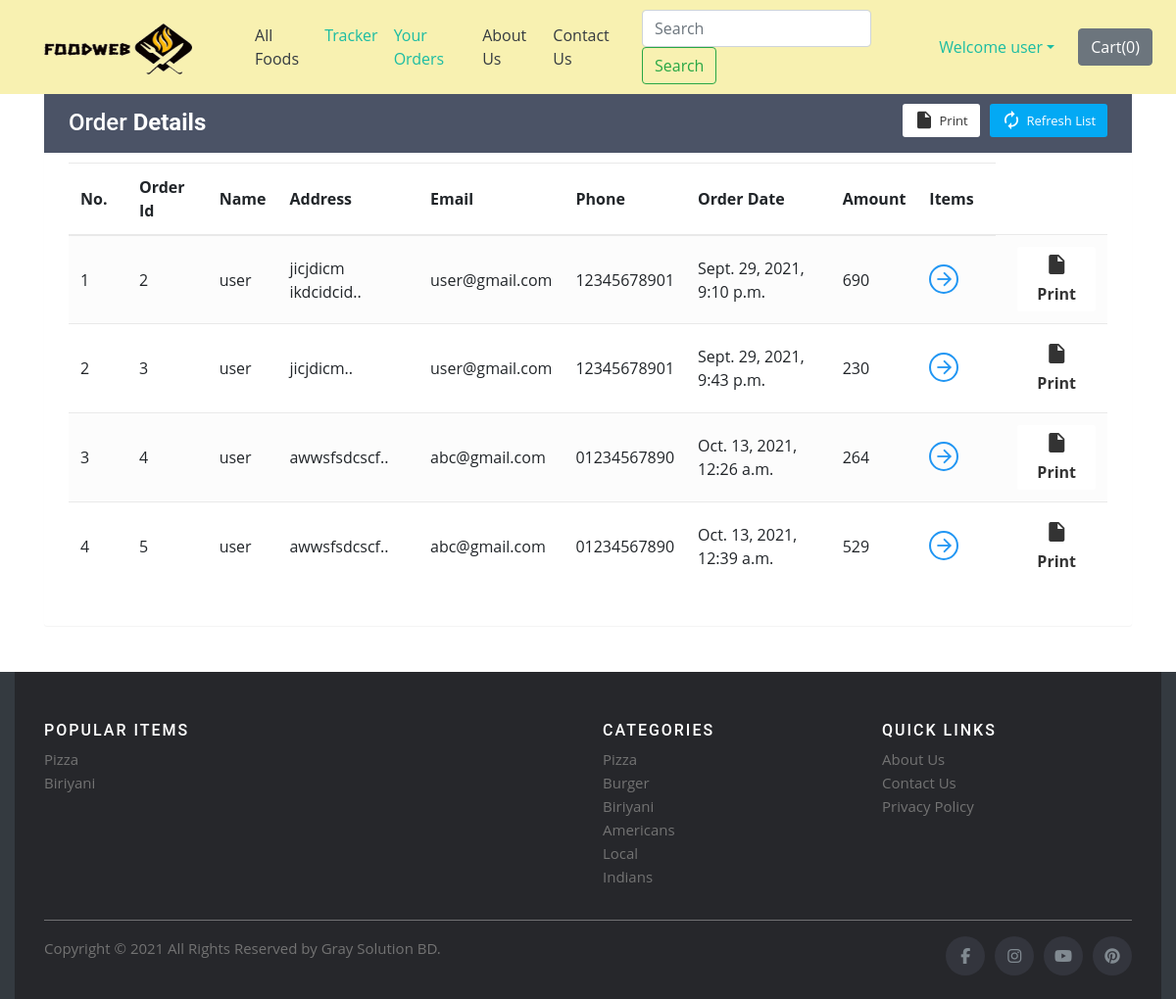
Screenshot of /shop/orderView/ (signed in) with the database file from the repository.
### shop/models.py (models this page shows)
class Orders(models.Model):
    order_id = models.AutoField(primary_key=True)
    items_json = models.CharField(max_length=5000)
    userId = models.IntegerField(default=0)
    amount = models.IntegerField(default=0)
    name = models.CharField(max_length=90)
    email = models.CharField(max_length=111)
    address = models.CharField(max_length=111)
    phone = models.CharField(max_length=111, default="")
    timestamp = models.DateTimeField(default=timezone.now)

### shop/views.py (the view)
# urls.py: path('orderView/', views.orderView, name="orderView"),
def orderView(request):
    if request.user.is_authenticated:
        current_user = request.user
        orderHistory = Orders.objects.filter(userId=current_user.id)
        if len(orderHistory) == 0:
            messages.info(request, "You have not ordered.")
            return render(request, 'shop/orderView.html')
        return render(request, 'shop/orderView.html', {'orderHistory': orderHistory})
    return render(request, 'shop/orderView.html')

### shop/templates/shop/orderView.html (shortened to what this page needs)
{% extends 'shop/basic.html' %}
{% block body %}
    {% if user.is_authenticated %}
    <div class="container" id="cont">
        <div class="table-wrapper">
            <div class="table-title">
                <div class="row">
                    <div class="col-sm-4">
                        <h2>Order <b>Details</b></h2>
                    </div>
                    <div class="col-sm-8">
                        <a href="" class="btn btn-primary"><i class="material-icons">&#xE863;</i> <span>Refresh List</span></a>
                        <a href="#" onclick="window.print()" class="btn btn-info"><i class="material-icons">&#xE24D;</i> <span>Print</span></a>
                    </div>
                </div>
            </div>
            <table class="table table-striped table-hover">
                <thead>
                    <tr>
                        <th>No.</th>
                        <th>Order Id</th>
                        <th>Name</th>
                        <th>Address</th>
                        <th>Email</th>
                        <th>Phone</th>
                        <th>Order Date</th>
                        <th>Amount</th>
                        <th>Items</th>
                    </tr>
                </thead>
                <tbody>
                    {% for i in orderHistory %}
                    <tr>
                        <td class="count"></td>
                        <td>{{i.order_id}}</td>
                        <td>{{i.name}}</td>
                        <td data-toggle="tooltip" title="{{i.address}}">{{i.address|slice:"0:25"}}..</td>
                        <td>{{i.email}}</td>
                        <td>{{i.phone}}</td>
                        <td>{{i.timestamp}}</td>
                        <td>{{i.amount}}</td>
                        <td><a href="#" id="click{{i.order_id}}" class="view" title="View Details"><i class="material-icons">&#xE5C8;</i></a></td>
                        <td><a href="#" onclick="window.print()" class="btn btn-info"><i class="material-icons">&#xE24D;</i> <span>Print</span></a></td>
                    </tr>
                    {% endfor %}
                </tbody>
            </table>
        </div>
    </div>
    {% else %}
        <div id="cont2">
            <div class="alert alert-info">
                <font style="font-size:22px"><center>You need to <strong><a class="alert-link" data-toggle="modal" data-target="#loginModal">Login</a></strong></center></font>
            </div>
        </div>
    {% endif %}
{% endblock %}

### shop/templates/shop/basic.html (shortened to what this page needs)
<!doctype html>
<html lang="en">
  <head>
     {% load static %}
    <link rel="stylesheet" href="https://stackpath.bootstrapcdn.com/bootstrap/4.2.1/css/bootstrap.min.css">
    <link rel="stylesheet" href="https://stackpath.bootstrapcdn.com/bootstrap/4.3.1/css/bootstrap.min.css">
    <link rel="stylesheet" href="https://use.fontawesome.com/releases/v5.8.2/css/all.css">
    <link href="{% static 'shop/assets/css/style.css' %}" rel="stylesheet">
  </head>
  <body>
    <nav class="navbar navbar-expand-lg nav-mod fixed-top">
      <div><a class="navbar-brand" href="/"><img src="http://127.0.0.1:8000/media/shop/images/foodwebLogo.png" alt="" style="width:220px; height: 70px;"></a></div>
      <div class="collapse navbar-collapse" id="navbarSupportedContent">
        <ul class="navbar-nav mr-auto">
          <li class="nav-item active">
            <a class="nav-link text-dark" href="/shop">All Foods<span class="sr-only">(current)</span></a>
          </li>
          {% if user.is_authenticated %}
          <li class="nav-item">
            <a class="nav-link" href="/shop/tracker/">Tracker</a>
          </li>
          <li class="nav-item">
            <a class="nav-link" href="/shop/orderView/">Your Orders</a>
          </li>
          {% endif %}
          <li class="nav-item">
            <a class="nav-link text-dark" href="/shop/about">About Us</a>
          </li>
          <li class="nav-item">
            <a class="nav-link text-dark" href="/shop/contact">Contact Us</a>
          </li>
        </ul>
        <form method="get" action="/shop/search" class="form-inline my-2 my-lg-0 mx-3">
          <input class="form-control mr-sm-2" type="search" name="search" id="search" placeholder="Search" aria-label="Search" required>
          <button class="btn btn-outline-success my-2 my-sm-0" type="submit">Search</button>
        </form>
        {% if user.is_authenticated %}
        <ul class="navbar-nav mr-2">
          <li class="nav-item dropdown">
            <a class="nav-link dropdown-toggle" href='#' id="navbarDropdown" role="button" data-toggle="dropdown"> Welcome {{request.user}}</a>
          </li>
        </ul>
        {% else %}
        <button type="button" class="btn btn-primary mx-2" data-toggle="modal" data-target="#loginModal">Login</button>
        <button type="button" class="btn btn-success mx-2" data-toggle="modal" data-target="#signupModal">SignUp</button>
        {% endif %}
        <button type="button" class="btn btn-secondary mx-2" id="popcart" data-container="body" data-html="true" data-toggle="popover" title="MyCart" data-placement="bottom" data-content="Bottom popover">
          Cart(<span id="cart">0</span>)
        </button>
      </div>
    </nav>
    <div class="margin-msg">
    {% block body %} {% endblock %}
  </div>
  <div class="footer container-fluid bg-dark text-light">
    <footer class="site-footer">
      <div class="container">
        <div class="row">
          <div class="col-sm-12 col-md-6">
            <h6>Popular Items</h6>
            <ul class="footer-links">
              <li><a href="/shop">Pizza</a></li>
              <li><a href="/shop">Biriyani</a></li>
            </ul>
          </div>
          <div class="col-xs-6 col-md-3">
            <h6>Categories</h6>
            <ul class="footer-links">
              <li><a href="/shop">Pizza</a></li>
              <li><a href="/shop">Burger</a></li>
              <li><a href="/shop">Biriyani</a></li>
              <li><a href="/shop">Americans</a></li>
              <li><a href="/shop">Local</a></li>
              <li><a href="/shop">Indians</a></li>
            </ul>
          </div>
          <div class="col-xs-6 col-md-3">
            <h6>Quick Links</h6>
            <ul class="footer-links">
              <li><a href="/shop/about">About Us</a></li>
              <li><a href="/shop/contact">Contact Us</a></li>
              <li><a href="#">Privacy Policy</a></li>
            </ul>
          </div>
        </div>
        <hr>
      </div>
      <div class="container">
        <div class="row">
          <div class="col-md-8 col-sm-6 col-xs-12">
            <p class="copyright-text">Copyright &copy; 2021 All Rights Reserved by
         <a href="#">Gray Solution BD</a>.
            </p>
          </div>
          <div class="col-md-4 col-sm-6 col-xs-12">
            <ul class="social-icons">
              <li><a class="facebook" href="https://www.facebook.com/"><i class="fa fa-facebook"></i></a></li>
              <li><a class="instagram" href="https://www.instagram.com/"><i class="fa fa-instagram"></i></a></li>
              <li><a class="youtube" href="#"><i class="fa fa-youtube"></i></a></li>
              <li><a class="pinterest" href="#"><i class="fa fa-pinterest"></i></a></li>
            </ul>
          </div>
        </div>
      </div>
    </footer>
   </div>
  </body>
</html>

### shop/static/shop/assets/css/style.css (style rules this page uses)
body { font-family: "Open Sans", sans-serif; color: #334240; }
a { color: #1bbca3; }
h1, h2, h3, h4, h5, h6 { font-family: "Roboto", sans-serif; }
.site-footer { background-color:#26272b; padding:45px 0 20px; font-size:15px; line-height:24px; color:#737373; }
.site-footer hr { border-top-color:#bbb; opacity:0.5 }
.site-footer h6 { color:#fff; font-size:16px; text-transform:uppercase; margin-top:5px; letter-spacing:2px }
.site-footer a { color:#737373; }
.footer-links { padding-left:0; list-style:none }
.footer-links li { display:block }
.footer-links a { color:#737373 }
.site-footer .social-icons { text-align:right }
.site-footer .social-icons a { width:40px; height:40px; line-height:40px; margin-left:6px; margin-right:0; border-radius:100%; background-color:#33353d }
.copyright-text { margin:0 }
.social-icons { padding-left:0; margin-bottom:0; list-style:none }
.social-icons li { display:inline-block; margin-bottom:4px }
.social-icons a { background-color:#eceeef; color:#818a91; font-size:16px; display:inline-block; line-height:44px; width:44px; height:44px; text-align:center; margin-right:8px; border-radius:100%; -webkit-transition:all .2s linear; -o-transition:all .2s linear; transition:all .2s linear }

### rows the page displays
Orders: order_id "2", name "user", address "jicjdicm ikdcidcid", email "user@gmail.com", phone "12345678901", timestamp "Sept. 29, 2021, 9:10 p.m.", amount "690"
Orders: order_id "3", name "user", address "jicjdicm", email "user@gmail.com", phone "12345678901", timestamp "Sept. 29, 2021, 9:43 p.m.", amount "230"
Orders: order_id "4", name "user", address "awwsfsdcscf", email "abc@gmail.com", phone "01234567890", timestamp "Oct. 13, 2021, 12:26 a.m.", amount "264"
Orders: order_id "5", name "user", address "awwsfsdcscf", email "abc@gmail.com", phone "01234567890", timestamp "Oct. 13, 2021, 12:39 a.m.", amount "529"

### other values shown
{{ request.user }} "user"
